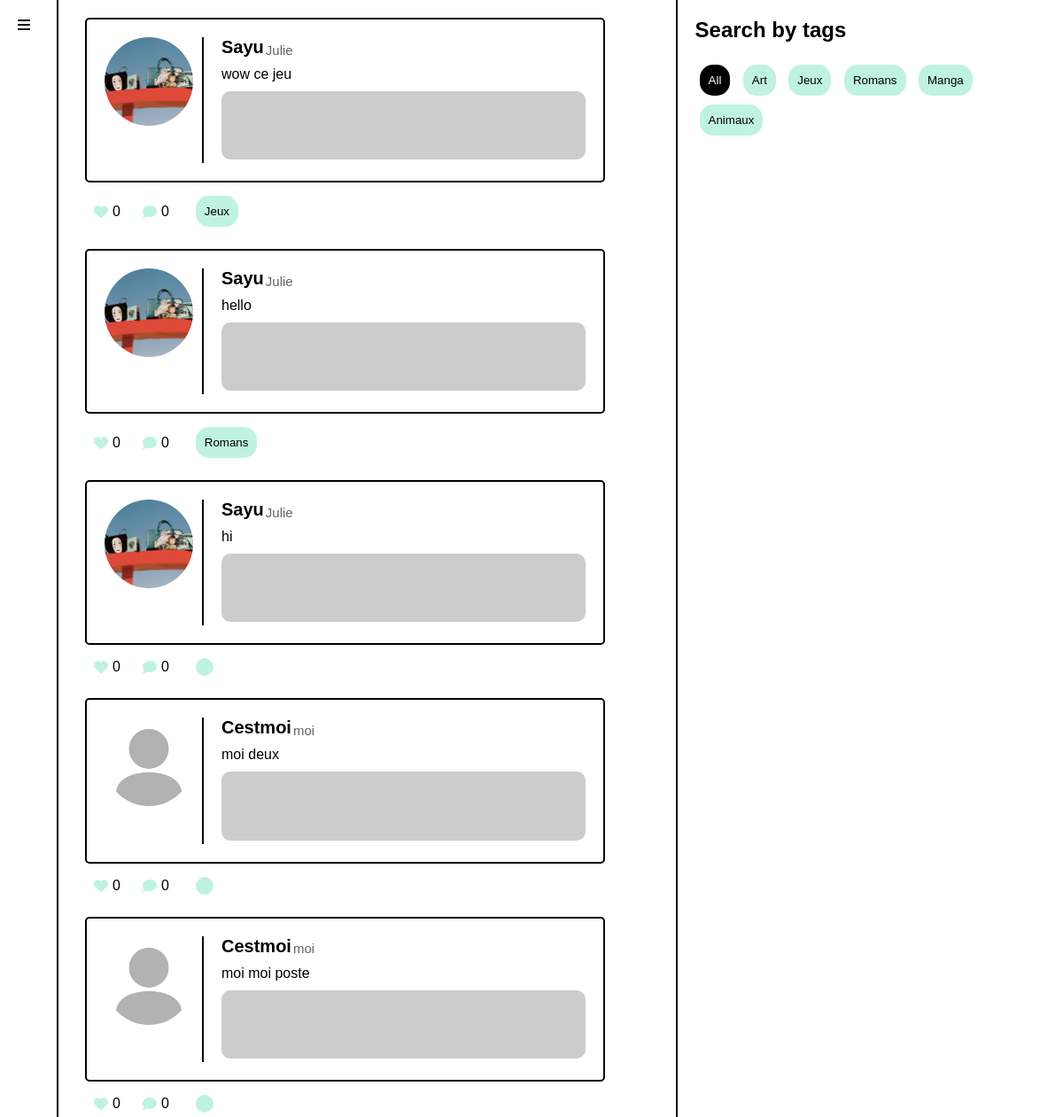
The app's page /linkup/landing-page/index.php with its own data.
### tables this page shows
CREATE TABLE `poster` (
  `id` int NOT NULL,
  `user_id` int NOT NULL,
  `contenu` varchar(500) NOT NULL,
  `tag` varchar(100) NOT NULL,
  `date` datetime NOT NULL DEFAULT CURRENT_TIMESTAMP
);

CREATE TABLE `myprofile` (
  `id` int NOT NULL,
  `pseudo` text NOT NULL,
  `bio` text NOT NULL,
  `file` text NOT NULL,
  `user_id` int DEFAULT NULL
);

CREATE TABLE `user` (
  `id` int NOT NULL,
  `name` varchar(150) NOT NULL,
  `email` varchar(255) NOT NULL,
  `password_hash` varchar(255) NOT NULL
);

CREATE TABLE `tags` (
  `id` int NOT NULL,
  `tag` varchar(20) NOT NULL
);

### linkup/landing-page/index.php (the view, shortened to what this page needs)
<?php
require "database.php";
$requete = $database->prepare("SELECT * FROM tags");
$requete->execute();
$AllTags = $requete->fetchAll(PDO::FETCH_ASSOC);
$requete = $database->prepare("SELECT poster.id, poster.contenu, poster.tag, poster.date, myprofile.pseudo, myprofile.bio, myprofile.file, user.name
                                FROM poster
                                INNER JOIN myprofile ON poster.user_id = myprofile.id
                                INNER JOIN user ON poster.user_id = user.id
                                ORDER BY poster.date DESC");
$requete->execute();
$Allposts = $requete->fetchAll(PDO::FETCH_ASSOC);
?>
<!DOCTYPE html>
<html lang="en">
<head>
    <link rel="stylesheet" href="css/style.css">
</head>
<body>
<main>
        <div class="barre">
            <a href="#" onclick="NavMenu()"><i class="fa-solid fa-bars"></i></a>
        </div>
        <section class="time-line">
            <?php foreach($Allposts as $posts){ ?>
                <div class="filterDiv <?= $posts['tag'] ?>">
                    <section class="post">
                        <div class="img-pfp">
                            <img src="../user/img/<?= $posts['file'] ?>" alt="pfp">
                        </div>
                        <section class="main-post">
                            <div class="name">
                                <h2><?= $posts['pseudo'] ?></h2>
                                <p><?= $posts['name'] ?></p>
                            </div>
                            <div class="text-post">
                                <p><?= $posts['contenu'] ?></p>
                            </div>
                            <div class="img-post">
                                <img src="https://fastly.picsum.photos/id/1064/200/200.jpg?hmac=xUH-ovzKEHg51S8vchfOZNAOcHB6b1TI_HzthmqvcWU" alt="image">
                            </div>
                        </section>
                    </section>
                    <div class="icons-post">
                        <div class="icon-post">
                            <p class="heart"><i class="fa-solid fa-heart"></i><a href="#">0</a></p>
                            <p class="comment"><i class="fa-sharp fa-solid fa-comment"></i><a href="#">0</a></p>
                            <div class="container">
                                <button class="btn"><?= $posts['tag'] ?></button>
                            </div>
                        </div>
                    </div>
                </div>
            <?php } ?>
        </section>
        <section class="AllTags">
            <h2>Search by tags</h2>
            <div class="tags">
                <div id="myBtnContainer">
                    <button class="btn active" onclick="filterSelection('all')">All</button>
                    <?php foreach($AllTags as $tag) { ?>
                        <button class="btn" onclick="filterSelection('<?= $tag['tag'] ?>')"><?= $tag['tag'] ?></button>
                    <?php } ?>
                </div>
            </div>
        </section>
</main>
</body>
</html>

### linkup/landing-page/css/style.css (style rules this page uses)
* { margin: 0; padding: 0; font-family: sans-serif; justify-content: block; }
main { display: flex; }

### linkup/landing-page/css/side-nav.css (style rules this page uses)
.barre { display: none; }
@media screen and (max-width: 1400px) { .barre { display: block; margin-left: 10px; padding-top: 20px; padding-right: 20px; border-right: 2px solid black; } }
@media screen and (max-width: 1400px) { .barre a { color: black; padding: 10px; } }

### linkup/landing-page/css/timeline.css (style rules this page uses)
.time-line { padding: 0 30px; width: 600px; }
.post { display: flex; margin-top: 20px; border: 2px solid black; padding: 20px; border-radius: 5px; }
.main-post { display: block; padding-left: 20px; border-left: 2px solid black; }
.img-pfp { display: flex; justify-content: center; padding-right: 10px; }
.img-pfp img { border-radius: 50%; width: 100px; height: 100px; }
.name { display: flex; }
.name h2 { font-size: 20px; }
.name p { padding-top: 5px; padding-left: 2px; font-size: 15px; color: rgb(99, 99, 99); }
.text-post p { margin: 10px 0; }
.img-post img { border-radius: 10px; width: 100%; }

### linkup/landing-page/css/tags.css (style rules this page uses)
.AllTags { display: block; border-left: 2px solid black; margin-left: 50px; padding: 20px; }
.AllTags h2 { margin-bottom: 20px; }
.btn { margin: 5px; padding: 10px; border: none; border-radius: 15px; background-color: rgb(191, 242, 225); }
.btn.active { background-color: rgb(0, 0, 0); color: white; }
.filterDiv { display: none; }
.show { display: block; }

### linkup/landing-page/css/layout.css (style rules this page uses)
.name { display: flex; align-items: center; }
.name p { font-size: 15px; color: rgb(99, 99, 99); padding-left: 2px; }

### records on screen
poster: myprofile.file (picture), myprofile.pseudo "Sayu", user.name "Julie", contenu "wow ce jeu", tag "Jeux"
poster: myprofile.file (picture), myprofile.pseudo "Sayu", user.name "Julie", contenu "hello", tag "Romans"
poster: myprofile.file (picture), myprofile.pseudo "Sayu", user.name "Julie", contenu "hi"
poster: myprofile.file (placeholder picture), myprofile.pseudo "Cestmoi", user.name "moi", contenu "moi deux"
poster: myprofile.file (placeholder picture), myprofile.pseudo "Cestmoi", user.name "moi", contenu "moi moi poste"
tags: tag "Art"
tags: tag "Jeux"
tags: tag "Romans"
tags: tag "Manga"
tags: tag "Animaux"
